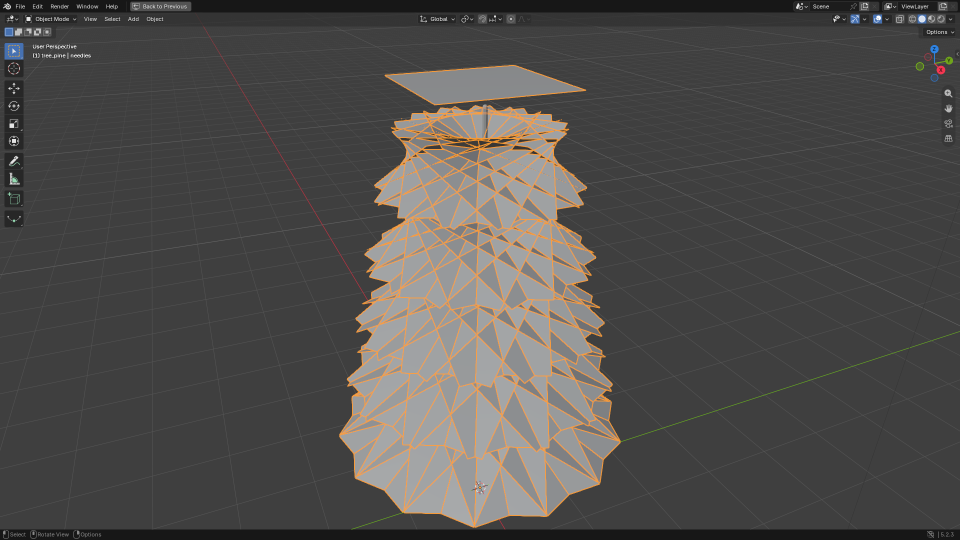
#> input picture site/src/assets/lessons/a-pine/cards-view.png, 1920 x 1080 px, given in place of k29_twigs.png, which was not available (shown at 1/2 size)
$ python make_assets_lesson29.py
#> lines starting #> are read from the running program, lines starting #| are printed output that depends on the picture
# Crops lesson 29's verified captures into the site's lesson assets (macOS run). The Krita and Blender captures were
# copied out of the shots folder by the run, to /tmp/k29_shots and /tmp/b29_shots.
import os
from PIL import Image

temp = os.environ.get('TEMP', '/tmp')
shots = os.path.join(temp, 'sgt-phase2', 'shots')
krita = os.path.join(temp, 'k29_shots')
blender = os.path.join(temp, 'b29_shots')
site = os.path.join(os.path.dirname(os.path.dirname(os.path.dirname(os.path.dirname(os.path.abspath(__file__))))), 'site', 'src', 'assets', 'lessons')
folder = os.path.join(site, 'a-pine')
os.makedirs(folder, exist_ok=True)

VIEW3D = (0, 28, 1578, 980)
NODES = (0, 60, 1920, 1050)
CANVAS = (371, 121, 1338, 1080)


def save(source, box, name, directory):
#> called with source = 'k29_twigs', box = (371, 121, 1338, 1080), name = 'twigs', directory = '/tmp/k29_shots'
    image = Image.open(os.path.join(directory, source + '.png')).convert('RGB')
#> image is the input picture: PIL image 1920x1080 RGB; mean R, G, B 80.4, 78.2, 76.2
    if box:
        image = image.crop(box)
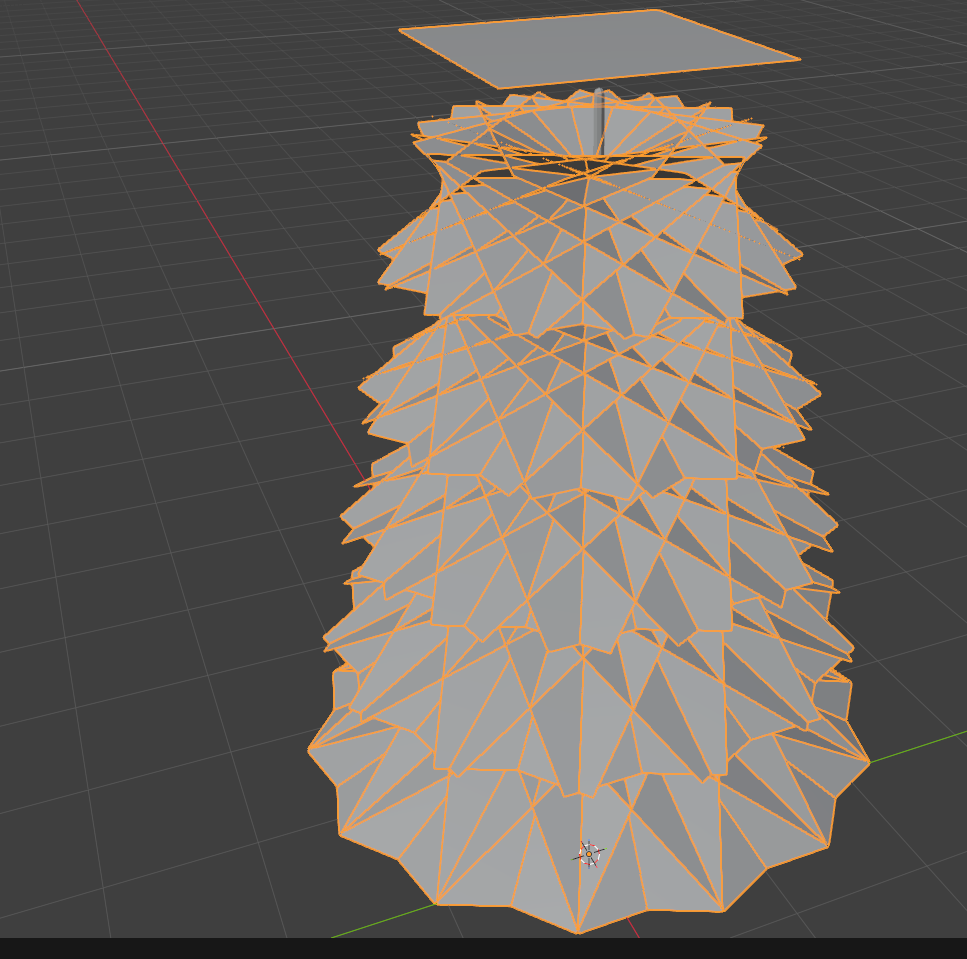
#> image: PIL image 967x959 RGB; mean R, G, B 103.2, 98.3, 93.7
    image.save(os.path.join(folder, name + '.png'), optimize=True)
    print(name, image.size)
#| twigs (967, 959)


for source, box, name, directory in (
        ('k29_twigs', CANVAS, 'twigs', krita), ('k29_atlas', CANVAS, 'atlas', krita),
        ('l29_skeleton_framed', VIEW3D, 'skeleton', blender), ('l29_colored', VIEW3D, 'trunk', blender),
        ('l26_tiers_linked', NODES, 'tiers-nodes', blender), ('l26_tiers_view', None, 'tiers-view', blender),
        ('l26_cards_linked', NODES, 'cards-nodes', blender), ('l26_cards_view', None, 'cards-view', blender),
        ('l26_data_linked', NODES, 'data-nodes', blender), ('l26_shading_linked', NODES, 'shading-nodes', blender),
        ('l29_crown', VIEW3D, 'crown', blender),
        ('l29_needles_material', (1636, 40, 1920, 1080), 'needles-material', shots), ('l29_tree_scene', None, 'tree-scene', shots),
        ('l29_meadow_editor', None, 'meadow-editor', shots), ('l29_noon', None, 'noon', shots),
        ('l29_noon_close', None, 'noon-close', shots), ('l29_dusk_close', None, 'dusk', shots), ('l29_night_close', None, 'night', shots)):
    save(source, box, name, directory)
#> pass 2 of the loop `for source, box, name, directory in (`:
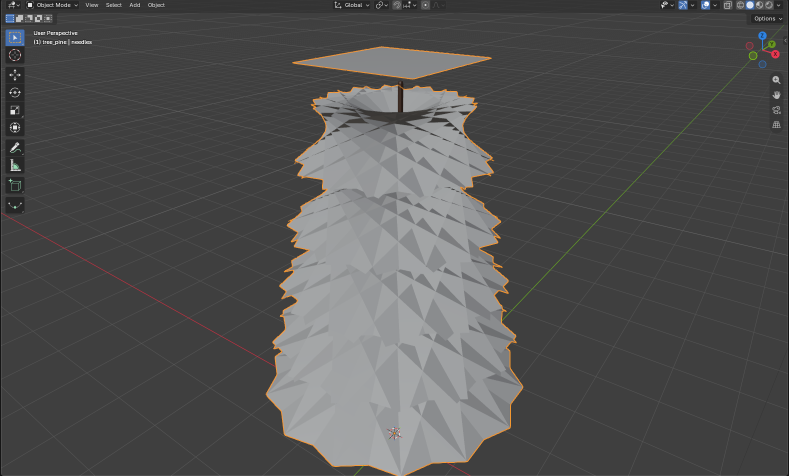
#> input picture site/src/assets/lessons/a-pine/crown.png, 1578 x 952 px, given in place of k29_atlas.png, which was not available (shown at 1/2 size)
#> in save, image is the input picture: PIL image 1578x952 RGB; mean R, G, B 82.4, 82.2, 82.1
#> in save (call 2), `image = image.crop(box)`:
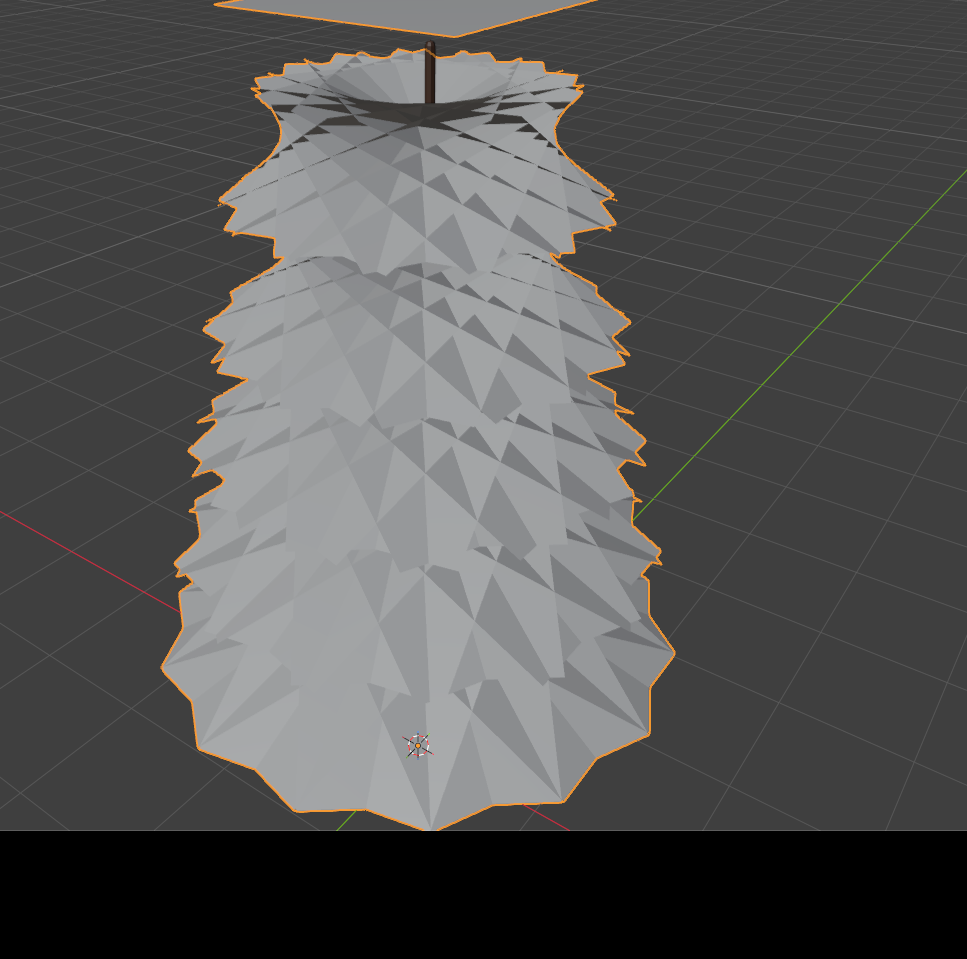
#> image: PIL image 967x959 RGB; mean R, G, B 84.6, 84.5, 84.2
#| atlas (967, 959)
#> (the run stopped early here; a loop or call above may not have finished)
